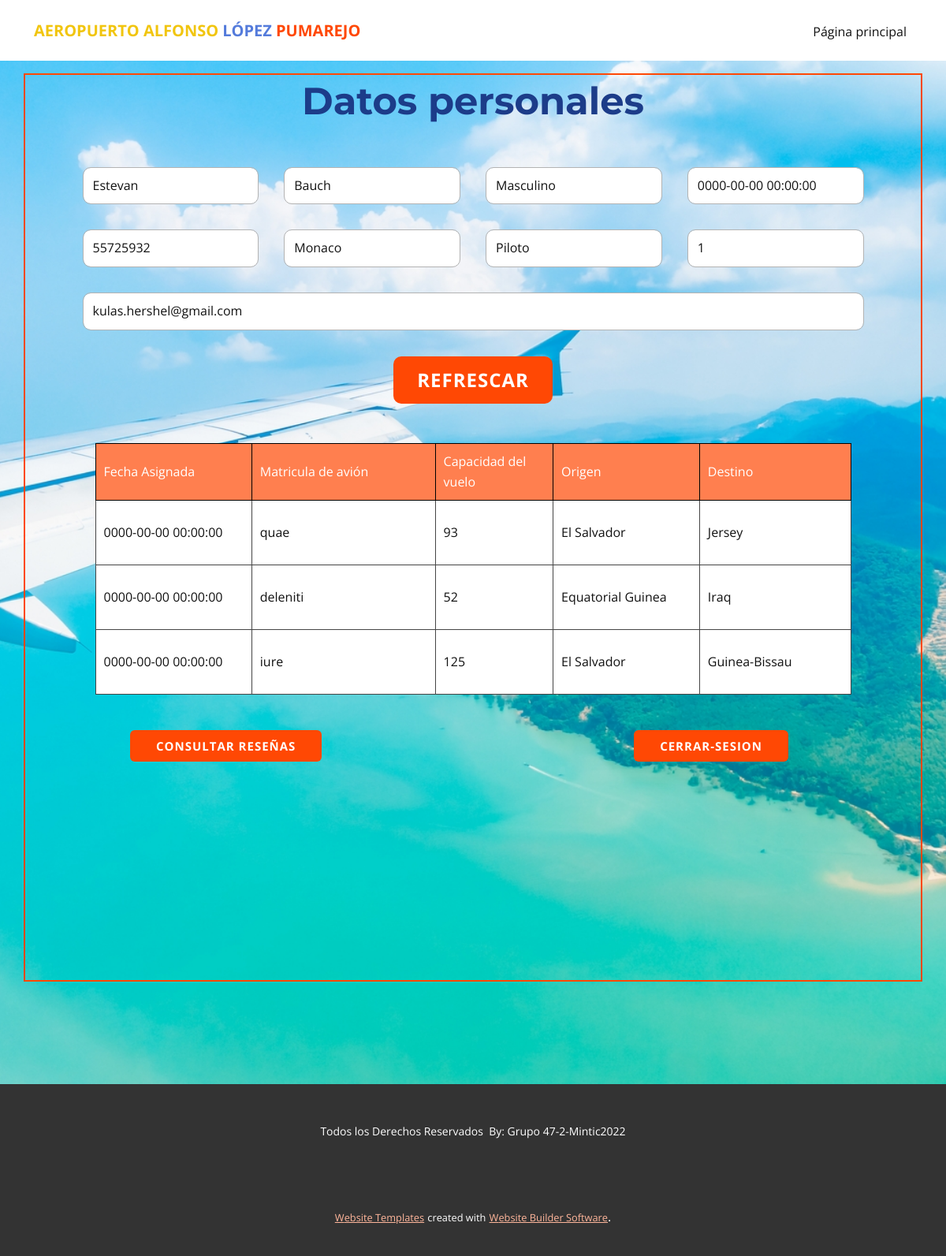
Page /piloto (signed in) on the committed database.
### tables this page shows
CREATE TABLE Usuario (idUser int PRIMARY KEY NOT NULL UNIQUE, idRol int REFERENCES Roles (idRol) ON DELETE CASCADE ON UPDATE CASCADE, nombres varchar (50), apellidos varchar (50), tipoDocumento varchar (50), pais varchar (70), genero varchar (30), fechaNacimiento datetime, telefono int, correo varchar (200), password varchar (255));

CREATE TABLE Vuelo (idVuelo INTEGER PRIMARY KEY AUTOINCREMENT UNIQUE NOT NULL, estadoVuelo varchar (20) DEFAULT INACTIVO, origenVuelo varchar (50), destinoVuelo varchar (50), capacidad int, avion varchar (40), fechaVuelo timestamp, horaVuelo timestamp, idPiloto INT REFERENCES Usuario (idUser) ON DELETE SET NULL ON UPDATE SET NULL, idcoPiloto INT REFERENCES Usuario (idUser) ON DELETE SET NULL ON UPDATE SET NULL);

### main.py (the view)
@app.route("/piloto", methods = ["GET", "POST"])
def piloto():
   if 'idUser' in session and session["rol"] == 2:
      vueloPiloto = ""
      datosPiloto = ""
      piloto = Piloto()
      vueloPiloto = piloto.consultarVuelo(session["idUser"])
      datosPiloto = piloto.consultarPerfil(session["idUser"])
      return render_template("piloto.html", vueloPiloto = vueloPiloto, datosPiloto=datosPiloto)
   else:
      flash('Usted no tiene permisos para acceder a esta página.')
      return redirect(url_for('paginaprincipal'))

### clases.py (called while the page is built)
def dict_factory(cursor, row):
    d = {}
    for idx, col in enumerate(cursor.description):
        d[col[0]] = row[idx]
    return d

    def sql_connection(self):
        try:
            con=sqlite3.connect('database/database.db')
            con.row_factory = dict_factory
            return con
        except Error:
            print(Error)

    def consultarVuelo(self, idUser):
        sentencia = "SELECT i.estadoVuelo, i.capacidad, i.avion, i.fechaVuelo, i.origenVuelo, i.destinoVuelo, i.idVuelo FROM Vuelo i JOIN VueloPilotos itb ON i.idVuelo = itb.idVuelo JOIN Usuario t ON itb.idUser = t.idUser WHERE t.idUser = ?"
        db = Database()
        con = db.sql_connection()
        cursorObj = con.cursor()
        cursorObj.execute(sentencia,[idUser])
        con.commit()
        pilotovuelo = cursorObj.fetchall()
        con.close()
        return pilotovuelo

    def consultarPerfil(self, idUser):
        sentencia = "SELECT nombres, apellidos, genero, fechaNacimiento, idUser, pais, idRol, telefono, correo FROM Usuario WHERE idUser = ?"
        db = Database()
        con = db.sql_connection()
        cursorObj = con.cursor()
        cursorObj.execute(sentencia,[idUser])
        con.commit()
        pilotodata = cursorObj.fetchone()
        con.close()
        return pilotodata

### templates/piloto.html (shortened to what this page needs)
<!DOCTYPE html>
<html style="font-size: 16px;">
  <head>
    <link rel="stylesheet" href="../static/nicepage.css" media="screen">
<link rel="stylesheet" href="../static/piloto.css" media="screen">
  </head>
  <body class="u-body"><header class="u-clearfix u-header u-header" id="sec-d507"><div class="u-clearfix u-sheet u-sheet-1">
        <nav class="u-menu u-menu-dropdown u-offcanvas u-menu-1">
          <div class="u-custom-menu u-nav-container">
            <ul class="u-nav u-unstyled u-nav-1"><li class="u-nav-item"><a class="u-button-style u-nav-link u-text-active-palette-1-base u-text-hover-palette-2-base" href="../" style="padding: 10px 20px;">Página principal</a>
</li></ul>
          </div>
        </nav>
        <p class="u-text u-text-default u-text-1">
          <font color="#f1c50e">AEROPUERTO ALFONSO </font>
          <span class="u-text-palette-2-base">LÓPEZ</span>
          <span class="u-text-palette-1-base"> PUMAREJO</span>
        </p>
      </div></header>
    <section class="u-align-center u-clearfix u-image u-section-1" id="sec-c882" data-image-width="1600" data-image-height="1067">
      <div class="u-clearfix u-sheet u-sheet-1">
        <div class="u-border-2 u-border-palette-1-base u-container-style u-expanded-width u-group u-shape-rectangle u-group-1">
          <div class="u-container-layout u-container-layout-1">
            <h1 class="u-align-center u-custom-font u-font-montserrat u-text u-text-custom-color-5 u-title u-text-1">Datos personales</h1>
            <div class="u-form u-form-1">
              <form action="#" method="POST" class="u-clearfix u-form-spacing-32 u-form-vertical u-inner-form" source="custom" name="datapiloto" style="padding: 41px;">
                <div class="u-form-group u-form-name u-form-partition-factor-4 u-form-group-1">
                  <input type="text" placeholder="Nombre(s)" id="name-dc01" readonly name="nombres" value="{{datosPiloto.nombres}}" class="u-border-1 u-border-grey-30 u-input u-input-rectangle u-radius-10 u-white" required="">
                </div>
                <div class="u-form-group u-form-partition-factor-4 u-form-group-2">
                  <input type="text" placeholder="Apellido(s)" id="name-0b98" readonly name="apellidos" value="{{datosPiloto.apellidos}}" class="u-border-1 u-border-grey-30 u-input u-input-rectangle u-radius-10 u-white" required="required">
                </div>
                <div class="u-form-group u-form-partition-factor-4 u-form-select u-form-group-3">
                  <div class="u-form-select-wrapper">
                  <input type="text" placeholder="Genero" id="text222" readonly name="genero" value="{{datosPiloto.genero}}" class="u-border-1 u-border-grey-30 u-input u-input-rectangle u-radius-10 u-white">
                </div>
                </div>
                <div class="u-form-date u-form-group u-form-partition-factor-4 u-form-group-4">
                  <input type="text" placeholder="Fecha de nacimiento" id="text333" readonly name="fecha" value="{{datosPiloto.fechaNacimiento}}" class="u-border-1 u-border-grey-30 u-input u-input-rectangle u-radius-10 u-white">
                </div>
                <div class="u-form-group u-form-partition-factor-4 u-form-group-5">
                  <input type="text" placeholder="Número de documento" id="text-5686" readonly name="numdocumento" value="{{datosPiloto.idUser}}" class="u-border-1 u-border-grey-30 u-input u-input-rectangle u-radius-10 u-white">
                </div>
                <div class="u-form-group u-form-partition-factor-4 u-form-select u-form-group-6">
                  <div class="u-form-select-wrapper">
                  <input type="text" placeholder="País de nacimiento" id="text111" readonly name="paisdenacimiento" value="{{datosPiloto.pais}}" class="u-border-1 u-border-grey-30 u-input u-input-rectangle u-radius-10 u-white">
                  </div>
                </div>
                <div class="u-form-group u-form-partition-factor-4 u-form-group-7">
                  <input type="text" placeholder="Cargo" id="text-a7d2" readonly name="cargo" value="Piloto" class="u-border-1 u-border-grey-30 u-input u-input-rectangle u-radius-10 u-white">
                </div>
                <div class="u-form-group u-form-partition-factor-4 u-form-phone u-form-group-8">
                  <input type="tel" placeholder="Número de telefono" id="text-5435" readonly name="numtelefono" value="{{datosPiloto.telefono}}" class="u-border-1 u-border-grey-30 u-input u-input-rectangle u-radius-10 u-white">
                </div>
                <div class="u-form-group u-form-group-9">
                  <input type="text" placeholder="e-mail" id="text-666" readonly name="email" value="{{datosPiloto.correo}}" class="u-border-1 u-border-grey-30 u-input u-input-rectangle u-radius-10 u-white">
                </div>
                <div class="u-align-center u-form-group u-form-submit">
                  <a href="#" class="u-btn u-btn-round u-btn-submit u-button-style u-radius-10 u-btn-1">Refrescar<br>
                  </a>
                </div>
              </form>
            </div>
            {%if vueloPiloto %}
            <div class="u-align-center u-table u-table-responsive u-table-1">
              <table class="u-table-entity">
                <colgroup>
                  <col width="20.7%">
                  <col width="24.3%">
                  <col width="15.6%">
                  <col width="19.4%">
                  <col width="20.000000000000004%">
                </colgroup>
                <thead class="u-palette-1-light-1 u-table-header u-table-header-1">
                  <tr style="height: 46px;">
                    <th class="u-border-1 u-border-black u-table-cell">Fecha Asignada</th>
                    <th class="u-border-1 u-border-black u-table-cell">Matricula de avión</th>
                    <th class="u-border-1 u-border-black u-table-cell">Capacidad del vuelo</th>
                    <th class="u-border-1 u-border-black u-table-cell">Origen</th>
                    <th class="u-border-1 u-border-black u-table-cell">Destino</th>
                  </tr>
                </thead>
                <tbody class="u-table-body u-white u-table-body-1">
                  {% for algo in vueloPiloto %}
                  <tr style="height: 82px;">
                    <td class="u-border-1 u-border-grey-dark-1 u-table-cell">{{algo.fechaVuelo}}</td>
                    <td class="u-border-1 u-border-grey-dark-1 u-table-cell">{{algo.avion}}</td>
                    <td class="u-border-1 u-border-grey-dark-1 u-table-cell">{{algo.capacidad}}</td>
                    <td class="u-border-1 u-border-grey-dark-1 u-table-cell">{{algo.origenVuelo}}</td>
                    <td class="u-border-1 u-border-grey-dark-1 u-table-cell">{{algo.destinoVuelo}}</td>
                  </tr>
                  {% endfor %}
                </tbody>
              </table>
            </div>
            {% endif %}
            <a href="reviews" class="u-btn u-btn-round u-button-style u-hover-palette-1-light-1 u-palette-1-base u-radius-6 u-btn-2">Consultar reseñas</a>
            <a href="../salir" class="u-btn u-btn-round u-button-style u-hover-palette-1-light-1 u-palette-1-base u-radius-6 u-btn-3">cerrar-sesion</a>
          </div>
        </div>
      </div>
    </section>
    <footer class="u-align-center u-clearfix u-footer u-grey-80 u-footer" id="sec-7e24"><div class="u-clearfix u-sheet u-sheet-1">
        <p class="u-small-text u-text u-text-variant u-text-1"> Todos los Derechos Reservados&nbsp;
By: Grupo 47-2-Mintic2022</p>
      </div></footer>
    <section class="u-backlink u-clearfix u-grey-80">
      <a class="u-link" href="" target="_blank">
        <span>Website Templates</span>
      </a>
      <p class="u-text">
        <span>created with</span>
      </p>
      <a class="u-link" href="" target="_blank">
        <span>Website Builder Software</span>
      </a>.
    </section>
  </body>
</html>

### static/piloto.css (style rules this page uses)
.u-section-1 { background-image: url("images/airplane.jpg"); background-position: 50% 50%; }
.u-section-1 .u-sheet-1 { min-height: 1298px; }
.u-section-1 .u-group-1 { min-height: 1152px; margin-top: 16px; margin-bottom: 60px; }
.u-section-1 .u-container-layout-1 { padding: 7px 0; }
.u-section-1 .u-text-1 { font-size: 3rem; font-weight: 700; margin: 0 23px; }
.u-section-1 .u-form-1 { height: 754px; width: 1073px; margin: 16px auto 0; }
.u-section-1 .u-form-group-1 { margin-left: 0; }
.u-section-1 .u-form-group-2 { margin-left: 0; }
.u-section-1 .u-form-group-3 { margin-left: 0; }
.u-section-1 .u-form-group-4 { margin-left: 0; }
.u-section-1 .u-form-group-5 { margin-left: 0; }
.u-section-1 .u-form-group-6 { margin-left: 0; }
.u-section-1 .u-form-group-7 { margin-left: 0; }
.u-section-1 .u-form-group-8 { margin-left: 0; }
.u-section-1 .u-form-group-9 { margin-left: 0; }
.u-section-1 .u-btn-1 { font-size: 1.5rem; margin-bottom: 0; padding: 11px 30px; }
.u-section-1 .u-table-1 { width: 959px; margin: 9px auto 0; }
.u-section-1 .u-table-header-1 { background-image: none; }
.u-section-1 .u-table-body-1 { background-image: none; }
.u-section-1 .u-btn-2 { border-style: none; font-weight: 700; font-size: 0.9375rem; margin: 45px auto 0 133px; padding: 8px 33px; }
.u-section-1 .u-btn-3 { border-style: none; font-weight: 700; font-size: 0.9375rem; margin: -40px 168px 0 auto; padding: 8px 33px; }

### rows in the picture
Usuario: nombres "Estevan", apellidos "Bauch", genero "Masculino", fecha "0000-00-00 00:00:00", numdocumento "55725932", paisdenacimiento "Monaco", numtelefono "1", email "kulas.hershel@gmail.com"
Vuelo: fechaVuelo "0000-00-00 00:00:00", avion "quae", capacidad "93", origenVuelo "El Salvador", destinoVuelo "Jersey"
Vuelo: fechaVuelo "0000-00-00 00:00:00", avion "deleniti", capacidad "52", origenVuelo "Equatorial Guinea", destinoVuelo "Iraq"
Vuelo: fechaVuelo "0000-00-00 00:00:00", avion "iure", capacidad "125", origenVuelo "El Salvador", destinoVuelo "Guinea-Bissau"
